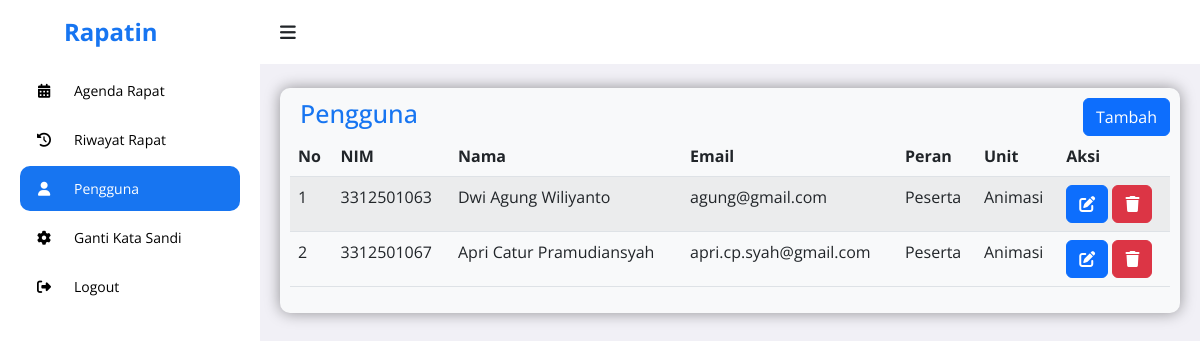
Page /ketua/manage_user.php (signed in) on the committed database.
### tables this page shows
CREATE TABLE `users` (
  `id_user` int NOT NULL,
  `nim` varchar(20) NOT NULL,
  `nama_lengkap` varchar(255) NOT NULL,
  `email` varchar(255) NOT NULL,
  `password` varchar(255) NOT NULL,
  `role` enum('Ketua','Peserta','Admin') NOT NULL,
  `unit_id` int DEFAULT NULL,
  `profile_pic` varchar(255) DEFAULT NULL
);

CREATE TABLE `unit` (
  `id_unit` int NOT NULL,
  `nama_unit` varchar(255) NOT NULL
);

### ketua/manage_user.php (the view, shortened to what this page needs)
<?php
include 'php/koneksi.php';
$current_user_id = $_SESSION['id_user'] ?? 0;
$unit_id_ketua = 0;
$unit_sql = "SELECT unit_id FROM users WHERE id_user = " . intval($current_user_id);
$unit_result = $koneksi->query($unit_sql);
if ($unit_result && $unit_result->num_rows > 0) {
    $unit_row = $unit_result->fetch_assoc();
    $unit_id_ketua = intval($unit_row['unit_id']);
}
$sql = "SELECT u.id_user, u.nim, u.nama_lengkap, u.email, u.role, u.unit_id, o.nama_unit
        FROM users u
        LEFT JOIN unit o ON u.unit_id = o.id_unit
        WHERE u.role = 'peserta' AND u.unit_id = {$unit_id_ketua}
        ORDER BY u.nim ASC";
$result = $koneksi->query($sql);
$users = [];
if ($result->num_rows > 0) {
    while($row = $result->fetch_assoc()) {
        $users[] = $row;
    }
}
?>
<!DOCTYPE html>
<html lang="en">
<head>
    <link rel="stylesheet" href="https://cdnjs.cloudflare.com/ajax/libs/font-awesome/6.4.0/css/all.min.css">
    <link rel="stylesheet" href="https://cdn.jsdelivr.net/npm/bootstrap@5.2.3/dist/css/bootstrap.min.css">
    <link rel="stylesheet" href="https://cdn.datatables.net/2.3.4/css/dataTables.bootstrap5.css">
    <link rel="stylesheet" href="https://unpkg.com/aos@next/dist/aos.css" />
    <link rel="stylesheet" href="https://cdn.datatables.net/responsive/2.3.4/css/responsive.bootstrap5.min.css">
    <link rel="stylesheet" href="../assets/admin.css">
</head>
<body>
    <section id="sidebar">
        <a href="../landing/index.php" data-aos="fade-down" class="logo ps-3"><i class='ps-5'></i> Rapatin</a>
        <ul class="side-menu" data-aos="fade-right">
            <li><a href="agenda.php"><i class="fa-solid fa-calendar-days icon"></i> Agenda Rapat</a></li>
            <li><a href="riwayat.php"><i class="fa-solid fa-clock-rotate-left icon"></i> Riwayat Rapat</a></li>
            <li><a href="manage_user.php" class="active"><i class="fa-solid fa-user icon"></i> Pengguna</a></li>
            <li><a href="pengaturan.php"><i class="fa-solid fa-gear icon"></i> Ganti Kata Sandi</a></li>
            <li><a href="logout.php"><i class="fa-solid fa-right-from-bracket icon"></i> Logout</a></li>
        </ul>
    </section>
    <section id="content">
        <nav class="atas">
            <i data-aos="fade-right" class='fa-solid fa-bars toggle-sidebar' ></i>
        </nav>
        <main>
            <div data-aos="fade-down" class="rapat bg-light">
                <div class="tableheader">
                    <h2>Pengguna</h2>
                    <button type="button" class="btn btn-primary tambah" data-bs-toggle="modal" data-bs-target="#tambahModal">Tambah</button>
                </div>
                <table id="tabel-rapat" class="table table-striped">
                    <thead>
                        <tr>
                            <th>No</th>
                            <th>NIM</th>
                            <th>Nama</th>
                            <th>Email</th>
                            <th>Peran</th>
                            <th>Unit</th>
                            <th>Aksi</th>
                        </tr>
                    </thead>
                    <tbody>
                        <?php $no = 1; foreach ($users as $user): ?>
                        <tr>
                            <td><?= $no++ ?></td>
                            <td><?= htmlspecialchars($user['nim']) ?></td>
                            <td><?= htmlspecialchars($user['nama_lengkap']) ?></td>
                            <td><?= htmlspecialchars($user['email']) ?></td>
                            <td><?= htmlspecialchars($user['role']) ?></td>
                            <td><?= htmlspecialchars($user['nama_unit'] ?? '-') ?></td>
                            <td>
                                <button
                                    type="button"
                                    class="btn btn-primary aksi edit-btn"
                                    data-bs-toggle="modal"
                                    data-bs-target="#editModal"
                                    data-id="<?= $user['id_user'] ?>"
                                    data-nim="<?= $user['nim'] ?>"
                                    data-nama="<?= htmlspecialchars($user['nama_lengkap']) ?>"
                                    data-email="<?= htmlspecialchars($user['email']) ?>"
                                    data-role="<?= $user['role'] ?>"
                                    data-unit="<?= $user['unit_id'] ?>">
                                    <i class="fa-solid fa-pen-to-square"></i>
                                </button>
                                <button
                                    type="button"
                                    class="btn btn-danger aksi delete-btn"
                                    data-bs-toggle="modal"
                                    data-bs-target="#deletemodal"
                                    data-id="<?= $user['id_user'] ?>"
                                    data-nama="<?= htmlspecialchars($user['nama_lengkap']) ?>"
                                >
                                    <i class="fa-solid fa-trash"></i>
                                </button>
                            </td>
                        </tr>
                        <?php endforeach; ?>
                    </tbody>
                </table>
                </div>
        </main>
        </section>
</body>
</html>

### assets/admin.css (style rules this page uses)
* { font-family: 'Open Sans', sans-serif; margin: 0; padding: 0; box-sizing: border-box; }
:root { --abu: #F1F0F6; --putih: #fff; --hitam: #000; --biru: #1775F1; }
html { overflow-x: hidden; }
body { background: var(--abu); overflow-x: hidden; }
a { text-decoration: none; }
li { list-style: none; }
#sidebar { position: fixed; max-width: 260px; width: 100%; background: var(--putih); top: 0; left: 0; height: 100%; overflow-y: auto; scrollbar-width: none; transition: all .3s ease; z-index: 200; }
#sidebar .logo { font-size: 24px; display: flex; align-items: center; height: 64px; font-weight: 700; color: var(--biru); position: sticky; top: 0; left: 0; z-index: 100; background: var(--putih); transition: all .3s ease; padding: 0 6px; }
#sidebar .icon { min-width: 48px; display: flex; justify-content: center; align-items: center; margin-right: 6px; }
#sidebar .side-menu { padding: 0 20px; transition: all .3s ease; }
#sidebar .side-menu a { display: flex; align-items: center; font-size: 14px; color: var(--hitam); padding: 12px 16px 12px 0; transition: all .3s ease; border-radius: 10px; margin: 4px 0; white-space: nowrap; }
#sidebar .side-menu > li > a.active, #sidebar .side-menu > li > a.active:hover { background: var(--biru); color: var(--putih); }
#content { position: relative; width: calc(100% - 260px); left: 260px; transition: all .3s ease; }
.atas { background: var(--putih); height: 64px; padding: 0 20px; display: flex; align-items: center; grid-gap: 28px; position: sticky; top: 0; left: 0; z-index: 100; }
nav .toggle-sidebar { font-size: 18px; cursor: pointer; }
main { width: 100%; padding: 24px 20px 20px 20px; }
main .rapat { box-shadow: 0 0 15px 0 rgba(0, 0, 0, 0.4); border-radius: 10px; padding: 10px; }
main .tableheader { display: flex; justify-content: space-between; align-items: flex-start; }
main .tableheader h2 { color: #1775F1; margin-left: 10px; font-size: 25px; }

### rows in the picture
users: nim "3312501063", nama_lengkap "Dwi Agung Wiliyanto", email "agung@gmail.com", role "Peserta", unit.nama_unit "Animasi"
users: nim "3312501067", nama_lengkap "Apri Catur Pramudiansyah", email "apri.cp.syah@gmail.com", role "Peserta", unit.nama_unit "Animasi"
